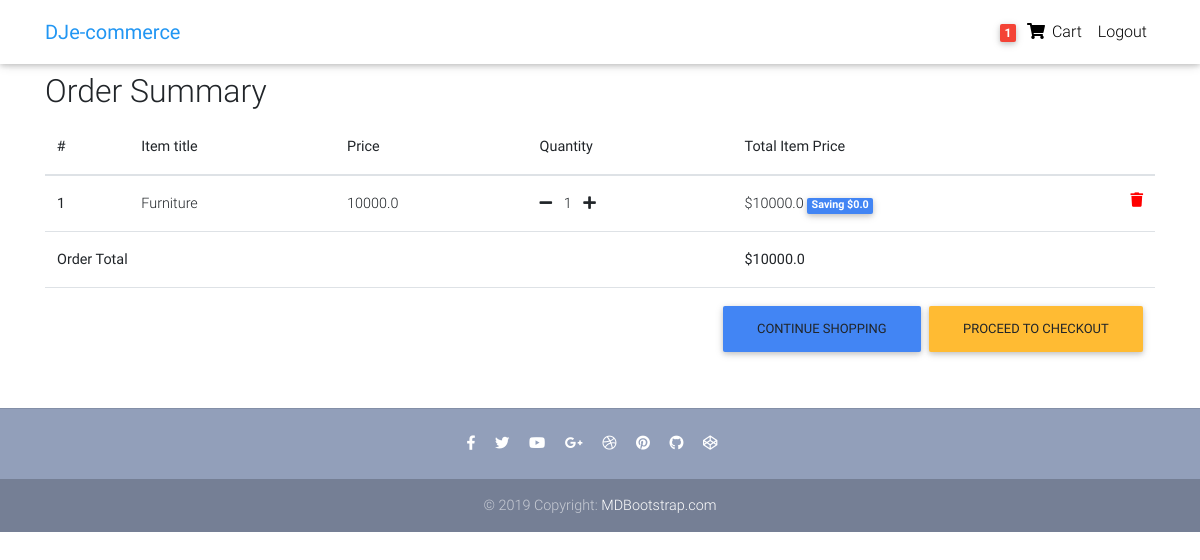
The app's page /order-summary/ (signed in), older data.
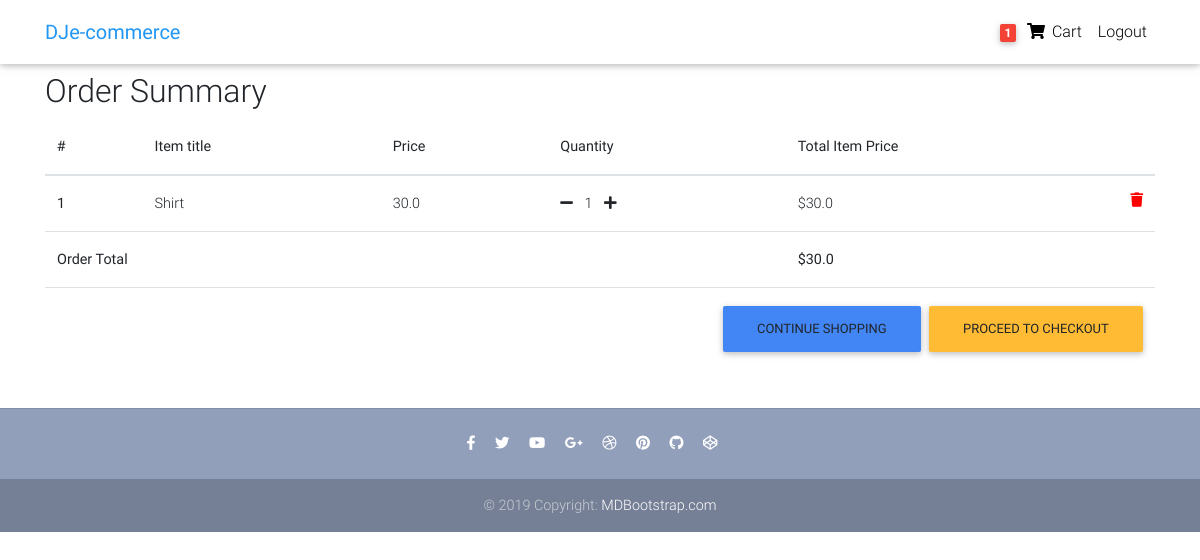
The same page, newer data.
### core/models.py (models this page shows, shortened)
class Order(models.Model):
    user = models.ForeignKey(settings.AUTH_USER_MODEL, on_delete=models.CASCADE)
    ref_code = models.CharField(max_length=20)
    items = models.ManyToManyField(OrderItem)
    start_date = models.DateTimeField(auto_now_add=True)
    ordered_date = models.DateTimeField()
    ordered = models.BooleanField(default=False)
    shipping_address = models.ForeignKey('Address', related_name='shipping_address', on_delete=models.SET_NULL, blank=True, null=True)
    billing_address = models.ForeignKey('Address', related_name='billing_address', on_delete=models.SET_NULL, blank=True, null=True)
    payment = models.ForeignKey('Payment', on_delete=models.SET_NULL, blank=True, null=True)
    coupon = models.ForeignKey('Coupon', on_delete=models.SET_NULL, blank=True, null=True)
    being_delivered = models.BooleanField(default=False)
    received = models.BooleanField(default=False)
    refund_requested = models.BooleanField(default=False)
    refund_granted = models.BooleanField(default=False)
    def get_total(self):
        total = 0
        for order_item in self.items.all():
            total += order_item.get_final_price()
        if self.coupon:
            total -= self.coupon.amount
        return total

class OrderItem(models.Model):
    user = models.ForeignKey(settings.AUTH_USER_MODEL, on_delete=models.CASCADE)
    item = models.ForeignKey(Item, on_delete=models.CASCADE)
    quantity = models.IntegerField(default=1)
    ordered = models.BooleanField(default=False)
    def get_total_item_price(self):
        return self.quantity * self.item.price
    def get_total_discount_item_price(self):
        return self.quantity * self.item.price
    def get_amount_saved(self):
        return self.get_total_item_price() - self.get_total_discount_item_price()
    def get_final_price(self):
        if self.item.discount_price:
            return self.get_total_discount_item_price()
        return self.get_total_item_price()

class Item(models.Model):
    title = models.CharField(max_length=100)
    price = models.FloatField()
    discount_price = models.FloatField(blank=True, null=True)
    category = models.CharField(choices=CATEGORY_CHOICES, max_length=2)
    label = models.CharField(choices=LABEL_CHOICES, max_length=1)
    slug = models.SlugField()
    description = models.TextField()
    image = models.ImageField()

### core/views.py (the view)
# urls.py: path('order-summary/', OrderSummaryView.as_view(), name='order-summary'),
class OrderSummaryView(LoginRequiredMixin, View):
    def get(self, *args, **kwargs):
        try:
            order = Order.objects.get(user=self.request.user, ordered=False)
            context = {
                "object": order
            }
            return render(self.request, 'order-summary.html', context)
        except ObjectDoesNotExist:
            messages.warning(self.request, "You do not have an active order")
            return redirect("/")

### core/templatetags/cart_template_tags.py (called while the page is built)
@register.filter
def cart_item_count(user):
    if user.is_authenticated:
        qs = Order.objects.filter(user=user, ordered=False)
        if qs.exists():
            return qs[0].items.count()
    return 0

### templates/order-summary.html (shortened to what this page needs)
{% extends "base.html" %}
{% block content %}
  <main>
    <div class="container">
    <div class="table-responsive text-nowrap">
    <h2>Order Summary</h2>
    <table class="table">
        <thead>
        <tr>
            <th scope="col">#</th>
            <th scope="col">Item title</th>
            <th scope="col">Price</th>
            <th scope="col">Quantity</th>
            <th scope="col">Total Item Price</th>
        </tr>
        </thead>
        <tbody>
        {% for order_item in object.items.all %}
        <tr>
            <th scope="row">{{ forloop.counter }}</th>
            <td>{{ order_item.item.title }}</td>
            <td>{{ order_item.item.price }}</td>
            <td>
                <a href="{% url 'core:remove-single-item-from-cart' order_item.item.slug %}"><i class="fas fa-minus mr-2"></i></a>
                {{ order_item.quantity }}
                <a href="{% url 'core:add-to-cart' order_item.item.slug %}"><i class="fas fa-plus ml-2"></i></a>
            </td>
            <td>
            {% if order_item.item.discount_price %}
                ${{ order_item.get_total_discount_item_price }}
                <span class="badge badge-primary">Saving ${{ order_item.get_amount_saved }}</span>
            {% else %}
                ${{ order_item.get_total_item_price }}
            {% endif %}
            <a style='color: red;' href="{% url 'core:remove-from-cart' order_item.item.slug %}">
                <i class="fas fa-trash float-right"></i>
            </a>
            </td>
        </tr>
        {% endfor %}
        {% if object.get_total %}
        <tr>
            <td colspan="4"><b>Order Total</b></td>
            <td><b>${{ object.get_total }}</b></td>
        </tr>
        <tr>
            <td colspan="5">
            <a class='btn btn-warning float-right ml-2' href='/checkout/'>Proceed to checkout</a>
            <a class='btn btn-primary float-right' href='/'>Continue shopping</a>
            </td>
        </tr>
        {% endif %}
        </tbody>
    </table>
    </div>
    </div>
  </main>
{% endblock content %}

### templates/base.html (shortened to what this page needs)
{% load static %}
<!DOCTYPE html>
<html lang="en">
<head>
  <link rel="stylesheet" href="https://use.fontawesome.com/releases/v5.8.1/css/all.css">
  <link href="{% static 'css/bootstrap.min.css' %}" rel="stylesheet">
  <link href="{% static 'css/mdb.min.css' %}" rel="stylesheet">
  <link href="{% static 'css/style.min.css' %}" rel="stylesheet">
</head>
{% include "navbar.html" %}
<body>
  <div class="mt-5 pt-4">
    </div>
    {% block content  %}
    {% endblock content %}
    {% include "footer.html" %}
</body>
</html>

### templates/navbar.html (shortened to what this page needs)
{% load cart_template_tags %}
<nav class="navbar fixed-top navbar-expand-lg navbar-light white scrolling-navbar">
    <div class="container">
      <a class="navbar-brand waves-effect" href="/">
        <strong class="blue-text">DJe-commerce</strong>
      </a>
      <div class="collapse navbar-collapse" id="navbarSupportedContent">
        <ul class="navbar-nav nav-flex-icons">
          {% if request.user.is_authenticated %}
          <li class="nav-item">
            <a href="{% url 'core:order-summary' %}" class="nav-link waves-effect">
              <span class="badge red z-depth-1 mr-1"> {{ request.user|cart_item_count }} </span>
              <i class="fas fa-shopping-cart"></i>
              <span class="clearfix d-none d-sm-inline-block"> Cart </span>
            </a>
          </li>
          <li class="nav-item">
            <a class="nav-link waves-effect" href="{% url 'account_logout' %}">
              <span class="clearfix d-none d-sm-inline-block"> Logout </span>
            </a>
          </li>
          {% endif %}
        </ul>
      </div>
    </div>
  </nav>

### templates/footer.html
<footer class="page-footer text-center font-small mt-4 wow fadeIn">
    <hr class="my-4">
    <div class="pb-4">
      <a href="https://www.facebook.com/mdbootstrap" target="_blank">
        <i class="fab fa-facebook-f mr-3"></i>
      </a>
      <a href="https://twitter.com/MDBootstrap" target="_blank">
        <i class="fab fa-twitter mr-3"></i>
      </a>
      <a href="https://www.youtube.com/watch?v=7MUISDJ5ZZ4" target="_blank">
        <i class="fab fa-youtube mr-3"></i>
      </a>
      <a href="https://plus.google.com/u/0/b/107863090883699620484" target="_blank">
        <i class="fab fa-google-plus-g mr-3"></i>
      </a>
      <a href="https://dribbble.com/mdbootstrap" target="_blank">
        <i class="fab fa-dribbble mr-3"></i>
      </a>
      <a href="https://pinterest.com/mdbootstrap" target="_blank">
        <i class="fab fa-pinterest mr-3"></i>
      </a>
      <a href="https://github.com/mdbootstrap/bootstrap-material-design" target="_blank">
        <i class="fab fa-github mr-3"></i>
      </a>
      <a href="http://codepen.io/mdbootstrap/" target="_blank">
        <i class="fab fa-codepen mr-3"></i>
      </a>
    </div>
    <div class="footer-copyright py-3">
      © 2019 Copyright:
      <a href="https://mdbootstrap.com/education/bootstrap/" target="_blank"> MDBootstrap.com </a>
    </div>
  </footer>

### templates/scripts.html (shortened to what this page needs)
{% load static %}

### templates/base.html (style rules this page uses)
html, body, header, .carousel { height: 60vh; }

Row changes from the older to the newer data that the page shows:
removed OrderItem: item "Furniture", item.price "10000.0", quantity "1", get_total_discount_item_price "10000.0", get_amount_saved "0.0"
removed Order: get_total "10000.0"
added OrderItem: item "Shirt", item.price "30.0", quantity "1", get_total_item_price "30.0"
added Order: get_total "30.0"
